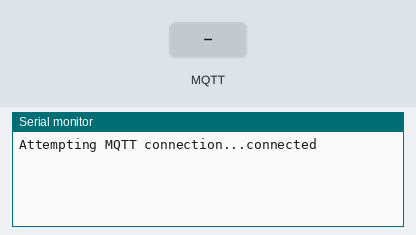
A program run on a simulated Arduino Uno, built with avr-gcc and run on an emulated ATmega328P. On the bench: the last lines printed to the serial monitor. The inputs (shaded band) are chosen by the test bench. WiFi joins after 1.5 s; servers stay silent unless stated; no MQTT or app messages arrive unless stated.

Above: at 2.7 s.
2.8 s: MQTT message "1" arrives on the first subscribed topic
At 3.7 s:
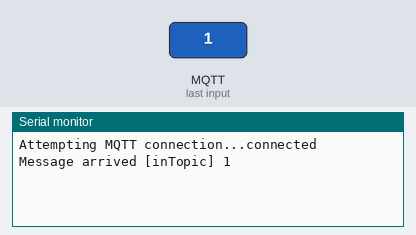
4.3 s: MQTT message "on" arrives on the first subscribed topic
At 4.9 s:
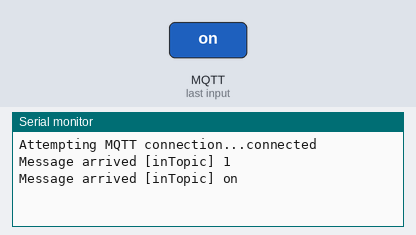
5.8 s: MQTT message "off" arrives on the first subscribed topic
At 7.2 s:
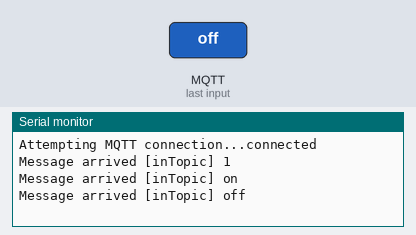

The program:

main.cpp
```cpp
#include <Arduino.h>
#include <SPI.h>
#include <Ethernet.h>
#include <PubSubClient.h>

enum State_enum {STOP, FORWARD, ROTATE_RIGHT, ROTATE_LEFT};
enum Sensors_enum {NONE, SENSOR_RIGHT, SENSOR_LEFT, BOTH};

void state_machine_run(uint8_t sensors);
void motors_stop();
void motors_forward();
void motors_right();
void motors_left();
uint8_t read_IR();

uint8_t state = STOP;

// Enter a MAC address and IP address for your controller below.
// The IP address will be dependent on your local network.
// gateway and subnet are optional:
byte mac[] = {
  0xDE, 0xAD, 0xBE, 0xEF, 0xFE, 0xED
};
IPAddress ip(192, 168, 10, 177);
IPAddress myDns(192, 168, 10, 1);
IPAddress gateway(192, 168, 1, 199);
IPAddress subnet(255, 255, 255, 0);


IPAddress server(192, 168, 10, 22);
EthernetClient ethclient;
PubSubClient client(ethclient);

void reconnect() {

  // Loop until we're reconnected

  while (!client.connected()) {

    Serial.print("Attempting MQTT connection...");

    // Attempt to connect

    if (client.connect("arduinoClient")) {

      Serial.println("connected");
      // Once connected, publish an announcement...
      client.publish("outTopic","hello world");
      // ... and resubscribe
      client.subscribe("inTopic");
    } else {
      Serial.print("failed, rc=");
      Serial.print(client.state());
      Serial.println(" try again in 5 seconds");
      // Wait 5 seconds before retrying
      delay(5000);

    }

  }

}

void state_machine_run(uint8_t sensors)
{
  switch(state)
  {
    case STOP:
      if(sensors == NONE){
        motors_forward();
        state = FORWARD;
      }
      else if(sensors == SENSOR_RIGHT){
        motors_left();
        state = ROTATE_LEFT;
      }
      else{
        motors_right();
        state = ROTATE_RIGHT;
      }
      break;

    case FORWARD:
      if(sensors != NONE){
        motors_stop();
        state = STOP;
      }
      break;

    case ROTATE_RIGHT:
      if(sensors == NONE || sensors == SENSOR_RIGHT){
        motors_stop();
        state = STOP;
      }
      break;

    case ROTATE_LEFT:
      if(sensors != SENSOR_RIGHT)
      {
        motors_stop();
        state = STOP;
      }
      break;
  }
}

void motors_stop()
{
  //code for stopping motors
}

void motors_forward()
{
  //code for driving forward
}

void motors_right()
{
  //code for turning right
}

void motors_left()
{
  //code for turning left
}

uint8_t read_IR()
{
  return 1;
}

void callback(char* topic, byte* payload, unsigned int length) {

  Serial.print("Message arrived [");
  Serial.print(topic);
  Serial.print("] ");

  for (unsigned int i=0;i<length;i++) {
    Serial.print((char)payload[i]);
  }
  Serial.println();
}

void setup() {

  Serial.begin(9600);
  client.setServer(server, 1883);
  client.setCallback(callback);
  Ethernet.begin(mac, ip);

  // Allow the hardware to sort itself out

  delay(1500);

}

void loop() {
  if (!client.connected()) {
    reconnect();
  }
  client.loop();
  state_machine_run(read_IR());
}
```

Measured:
- after the input at 2.8 s, the serial monitor: prints a new line at once (image 1)
- after the input at 4.3 s, the serial monitor: prints a new line at once (image 2)
- after the input at 5.8 s, the serial monitor: prints a new line at once (image 3)
